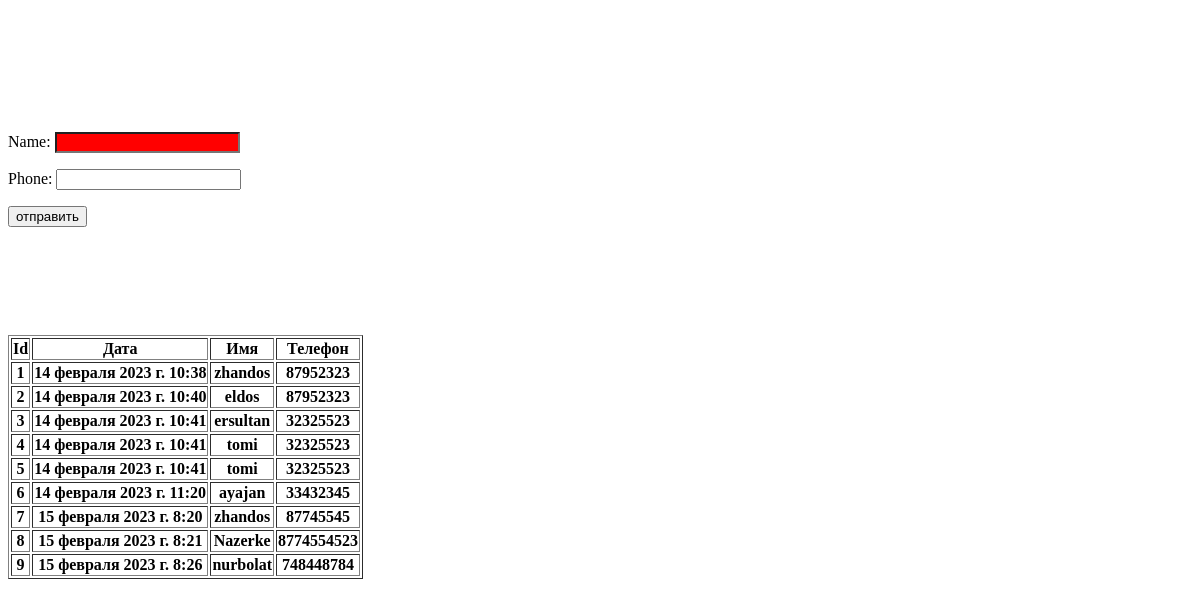
Before: / with the older database file.
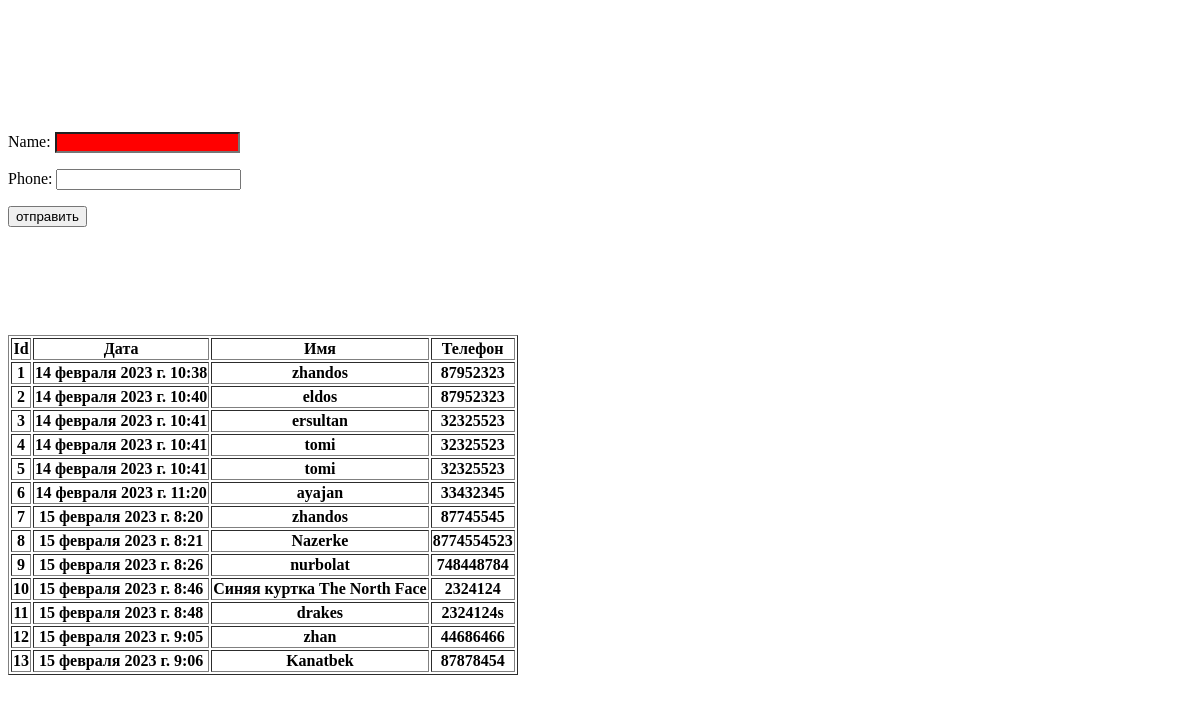
After: the same page with the newer database file.
### crm/models.py (models this page shows, shortened)
class Order(models.Model):
    order_dt = models.DateTimeField(auto_now=True)
    order_name = models.CharField(max_length=258, verbose_name='Имя')
    order_phone = models.CharField(max_length=258, verbose_name='Телефон')
    class Meta:
        verbose_name = 'Заказ'
        verbose_name_plural = 'Заказы'

### crm/views.py (the view)
# urls.py: path('', first_page, name='index'),
def first_page(request):
    object_list = Order.objects.all()
    form = OrderForm()
    context = {
        'object_list': object_list,
        'form': form
    }
    return render(request, 'index.html', context)

### crm/forms.py
class OrderForm(forms.Form):
    name = forms.CharField(max_length=258, required=False, widget=forms.TextInput(attrs={'class': 'css_input'}))
    phone = forms.CharField(max_length=258)

### templates/index.html (shortened to what this page needs)
<!DOCTYPE html>
<html lang="en">
<head>
</head>
<body>
<br>
<br>
<br>
<br>
<br>
<br>
<form action="{% url 'thanks' %}" method="POST">
    {{ form.as_p }}
    <button type="submit">отправить</button>
</form>
<br>
<br>
<br>
<br>
<br>
<br>
{% if object_list %}
    <table border="1">
        <tr>
            <th>Id</th>
            <th>Дата</th>
            <th>Имя</th>
            <th>Телефон</th>
        </tr>
        {% for object in object_list %}
        <tr>
            <th>{{object.id}}</th>
            <th>{{object.order_dt}}</th>
            <th>{{object.order_name}}</th>
            <th>{{object.order_phone}}</th>
        </tr>
        {% endfor %}
    </table>
{% else %}
Нет данных
{% endif %}
</body>
</html>

### templates/index.html (style rules this page uses)
.css_input { color: yellow; background-color: red; }

Changed rows visible on the page:
added Order: id "10", order_dt "15 февраля 2023 г. 8:46", order_name "Синяя куртка The North Face", order_phone "2324124"
added Order: id "11", order_dt "15 февраля 2023 г. 8:48", order_name "drakes", order_phone "2324124s"
added Order: id "12", order_dt "15 февраля 2023 г. 9:05", order_name "zhan", order_phone "44686466"
added Order: id "13", order_dt "15 февраля 2023 г. 9:06", order_name "Kanatbek", order_phone "87878454"
